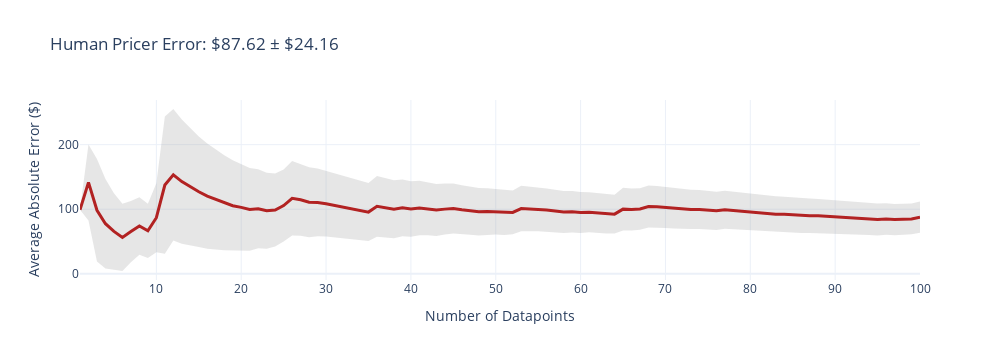
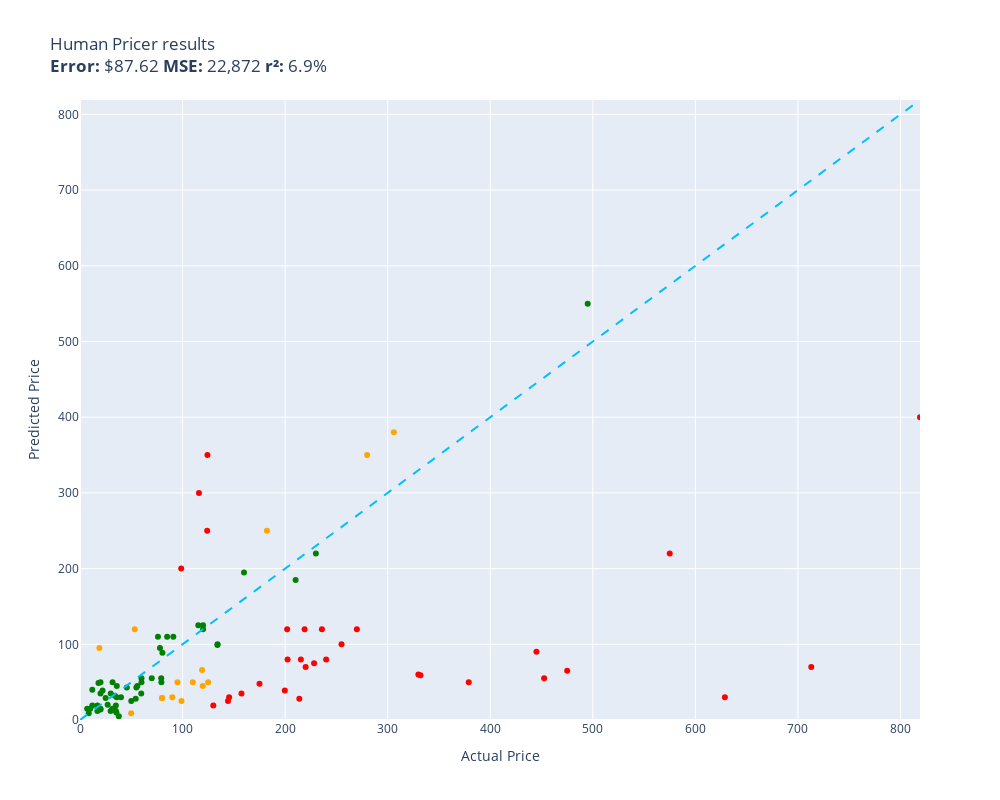

Notebook cell for these charts, in order:
### Code cell
evaluate(human_pricer, test, size=100)

### Figure 1 — Plotly figure (JSON) as saved in the notebook; plotly's stock layout.template omitted (floating-point values rounded to 4 significant figures; data arrays with more than 128 entries replaced by an {"elided": "..."} marker saying what was removed)
{"data": [{"fill": "toself", "fillcolor": "rgba(128,128,128,0.2)", "hoverinfo": "skip", "line": {"color": "rgba(255,255,255,0)"}, "name": "95% CI", "showlegend": false, "type": "scatter", "x": {"elided": "200 int values"}, "y": {"elided": "200 float values"}}, {"customdata": [[0], [58.91], [79.49], [69.32], [59.26], [52.09], [47.54], [44.59], [42.04], [53.5], [106.3], [101.9], [96.19], [90.69], [85.78], [81.45], [77.33], [73.65], [70.29], [66.97], [64.08], [61.21], [58.88], [56.48], [55.85], [57.87], [55.9], [54.42], [52.55], [50.94], [49.54], [48.37], [47.07], [45.99], [44.94], [47.02], [45.94], [44.97], [44.02], [43.05], [42.1], [41.16], [40.36], [39.52], [38.7], [38.08], [37.37], [36.74], [35.99], [35.28], [34.69], [34.03], [35.33], [34.68], [34.07], [33.54], [33.1], [32.66], [32.12], [31.66], [31.15], [30.74], [30.34], [29.89], [33.1], [32.62], [32.18], [32.53], [32.07], [31.67], [31.32], [31.0], [30.58], [30.18], [29.81], [29.51], [29.31], [29.03], [28.75], [28.48], [28.22], [27.96], [27.7], [27.37], [27.12], [26.87], [26.56], [26.26], [26.03], [25.81], [25.57], [25.31], [25.1], [24.87], [24.67], [24.45], [24.26], [24.02], [23.82], [24.16]], "hovertemplate": "n=%{x}<br>Avg Error=$%{y:,.2f}<br>±95% CI=$%{customdata[0]:,.2f}<extra></extra>", "line": {"color": "firebrick", "width": 3}, "mode": "lines", "name": "Cumulative Avg Error", "type": "scatter", "x": [1, 2, 3, 4, 5, 6, 7, 8, 9, 10, 11, 12, 13, 14, 15, 16, 17, 18, 19, 20, 21, 22, 23, 24, 25, 26, 27, 28, 29, 30, 31, 32, 33, 34, 35, 36, 37, 38, 39, 40, 41, 42, 43, 44, 45, 46, 47, 48, 49, 50, 51, 52, 53, 54, 55, 56, 57, 58, 59, 60, 61, 62, 63, 64, 65, 66, 67, 68, 69, 70, 71, 72, 73, 74, 75, 76, 77, 78, 79, 80, 81, 82, 83, 84, 85, 86, 87, 88, 89, 90, 91, 92, 93, 94, 95, 96, 97, 98, 99, 100], "y": [99, 141.5, 98.32, 77.48, 65.56, 56.3, 65.3, 74.05, 66.46, 86.8, 137.4, 153.3, 142.7, 134.4, 127.0, 120.2, 114.9, 109.9, 105.4, 102.8, 99.58, 100.8, 97.49, 98.71, 105.7, 116.9, 114.6, 110.7, 110.4, 108.4, 105.9, 102.7, 100.7, 97.99, 95.47, 104.5, 102.3, 99.89, 102.1, 100.4, 101.8, 100.6, 98.82, 100.1, 101.2, 99.09, 97.64, 95.99, 96.39, 96.1, 94.71, 95.03, 101.0, 100.5, 99.87, 98.69, 97.1, 95.6, 96.05, 94.92, 95.26, 94.0, 92.81, 92.3, 100.1, 99.48, 100.4, 104.1, 103.7, 102.7, 101.5, 100.1, 99.7, 99.38, 98.6, 97.43, 99.09, 97.89, 96.71, 95.55, 94.37, 93.3, 92.24, 92.02, 91.02, 90.08, 89.82, 89.64, 88.69, 87.74, 86.96, 86.5, 85.63, 84.88, 84.0, 84.72, 83.86, 84.26, 84.92, 87.62]}], "layout": {"height": 360, "showlegend": false, "title": {"text": "Human Pricer Error: $87.62 ± $24.16"}, "width": 1000, "xaxis": {"title": {"text": "Number of Datapoints"}}, "yaxis": {"title": {"text": "Average Absolute Error ($)"}}}}

### Figure 2 — Plotly figure (JSON) as saved in the notebook; plotly's stock layout.template omitted (floating-point values rounded to 4 significant figures)
{"data": [{"customdata": [["Old Blood Noise Excess V2 Distortion Cho...\nGuess=$120.00 Actual=$219.00"], ["telpo Headlight Assembly Fit For 15 Camr...\nGuess=$300.00 Actual=$115.99"], ["SuppliesOutlet Compatible Toner Cartridg...\nGuess=$25.00 Actual=$144.29"], ["ACDelco GM Original Equipment FW339 Fron...\nGuess=$80.00 Actual=$215.33"], ["Pump Head TBVECHI 175PSI 4KW 5.5HP 21CFM...\nGuess=$60.00 Actual=$329.90"], ["Bam France 2002XL Contoured Hightech Bla...\nGuess=$70.00 Actual=$713.00"], ["Metabo HPT 36V MultiVolt™ Cordless Rotar...\nGuess=$50.00 Actual=$379.00"], ["CORSAIR Dominator Platinum RGB 32GB (2x1...\nGuess=$250.00 Actual=$124.00"], ["SKB iSeries 3i-13096-6KP Case for BlackM...\nGuess=$48.00 Actual=$174.99"], ["Bam Trekking 3027SB Single Black Clarine...\nGuess=$59.00 Actual=$332.00"], ["DEWALT 20V MAX* XR Impact Driver with Bl...\nGuess=$55.00 Actual=$452.53"], ["Aolemi Oil Rubbed Bronze Single Function...\nGuess=$200.00 Actual=$98.65"], ["Canon EOS Rebel T7 Digital SLR Camera wi...\nGuess=$400.00 Actual=$819.00"], ["Travelpro Platinum Elite Slim Business L...\nGuess=$28.00 Actual=$213.83"], ["JRready ST6313 DT Deutsch Connector Kit,...\nGuess=$39.00 Actual=$199.68"], ["Tidal Front + Rear Fender Flares 4PC Poc...\nGuess=$100.00 Actual=$254.99"], ["Dakota Alert MURS Alert Probe Sensor - M...\nGuess=$70.00 Actual=$219.99"], ["Wenger City Upgrade Laptop Backpack with...\nGuess=$30.00 Actual=$145.42"], ["AUTOFREE LED Tail Lights Assembly Compat...\nGuess=$120.00 Actual=$201.99"], ["3D Tree Hole Branches 075 Stair Risers D...\nGuess=$19.00 Actual=$129.99"], ["KOHLER 18865-CP Filtered Water Faucet, P...\nGuess=$65.00 Actual=$475.00"], ["Evan-Fischer Front Bumper Cover Compatib...\nGuess=$80.00 Actual=$202.38"], ["Sumerain S1339CM Double Handle Widesprea...\nGuess=$120.00 Actual=$235.86"], ["Poison Spyder 10-08-020 Rocker Knocker\nGuess=$30.00 Actual=$628.76"], ["VLAND LED Smoked Taillights Compatible F...\nGuess=$80.00 Actual=$239.99"], ["Lighted Triangle Mirror Cabinet Bathroom...\nGuess=$90.00 Actual=$445.00"], ["Dell Optiplex 390 Desktop Computer i3 3....\nGuess=$350.00 Actual=$124.27"], ["Pioneer 2AM401-BN Two Handle Kitchen Fau...\nGuess=$75.00 Actual=$228.22"], ["Grey Pneumatic 1311SD Impact Socket Set\nGuess=$35.00 Actual=$157.43"], ["Aeromotive 13304 Regulator, X1 Adjustabl...\nGuess=$120.00 Actual=$269.95"], ["Walker Exhaust Ultra EPA 16478 Direct Fi...\nGuess=$220.00 Actual=$574.99"]], "hovertemplate": "%{customdata[0]}<extra></extra>", "legendgroup": "red", "marker": {"color": "red", "size": 6, "symbol": "circle"}, "mode": "markers", "name": "red", "orientation": "v", "showlegend": true, "type": "scatter", "x": [219.0, 116.0, 144.3, 215.3, 329.9, 713.0, 379.0, 124.0, 175.0, 332.0, 452.5, 98.65, 819.0, 213.8, 199.7, 255.0, 220.0, 145.4, 202.0, 130.0, 475.0, 202.4, 235.9, 628.8, 240.0, 445.0, 124.3, 228.2, 157.4, 269.9, 575.0], "xaxis": "x", "y": [120.0, 300.0, 25.0, 80.0, 60.0, 70.0, 50.0, 250.0, 48.0, 59.0, 55.0, 200.0, 400.0, 28.0, 39.0, 100.0, 70.0, 30.0, 120.0, 19.0, 65.0, 80.0, 120.0, 30.0, 80.0, 90.0, 350.0, 75.0, 35.0, 120.0, 220.0], "yaxis": "y"}, {"customdata": [["NewPower99 Battery Kit for Samsung Galax...\nGuess=$43.00 Actual=$54.95"], ["EXMAX NG-10X Fresnel Lens Focusing Adapt...\nGuess=$55.00 Actual=$69.98"], ["Stand for Raven Pro Document Scanner - P...\nGuess=$12.00 Actual=$29.85"], ["RBC12-UPC Replacement Battery Cartridge ...\nGuess=$220.00 Actual=$229.99"], ["8544771 Dryer Heating Element, 279816 Th...\nGuess=$30.00 Actual=$35.74"], ["46mm Digital Pro High-Resolution Close-U...\nGuess=$35.00 Actual=$19.99"], ["Innovative Percussion CB-6 Chamois Bass ...\nGuess=$28.00 Actual=$54.32"], ["Panasonic KX-TG6511B DECT 6.0 PLUS Expan...\nGuess=$55.00 Actual=$79.20"], ["LOVE MEI Galaxy S10 Lite Case, Military ...\nGuess=$15.00 Actual=$32.98"], ["GJY Portable TV,10.6 inch Mini TV for AT...\nGuess=$50.00 Actual=$79.36"], ["LD Products Compatible Toner Cartridge R...\nGuess=$25.00 Actual=$49.98"], ["APS iBoard 6-inch Aluminum (Black Powder...\nGuess=$185.00 Actual=$210.23"], ["Intermatic PX300 12V 300W Transformer wi...\nGuess=$99.00 Actual=$134.00"], ["HK SYSTEMS 13\" Heavy Duty Black \"Push\" O...\nGuess=$110.00 Actual=$84.95"], ["Mini PC, Kinupute Desktop Computer E3-12...\nGuess=$550.00 Actual=$495.00"], ["June Garden 12\" Sweet Dolly Charlotte - ...\nGuess=$14.00 Actual=$19.99"], ["10GBase-LR SFP+ Transceiver, Handar 10GB...\nGuess=$50.00 Actual=$19.99"], ["Deco Mount Pro Tripod Microphone Stand w...\nGuess=$55.00 Actual=$59.95"], ["GanFindX Portable Car Hand Controls for ...\nGuess=$195.00 Actual=$159.90"], ["KOMPUTERBAY 4GB 2X 2GB DDR2 1066MHz PC2-...\nGuess=$89.00 Actual=$80.34"], ["Scranton & Co 3 Drawer Mobile File Cabin...\nGuess=$125.00 Actual=$115.35"], ["Evergreen HSHB2005 Cylinder Head Gasket ...\nGuess=$35.00 Actual=$59.69"], ["Task T24287 Roman Ogee Router Bit with 1...\nGuess=$45.00 Actual=$55.88"], ["Southwire 120V/15A Right Angle User Atta...\nGuess=$5.00 Actual=$37.87"], ["Mylites+ Standard Comic Book Mylar Sleev...\nGuess=$12.00 Actual=$34.99"], ["DALDED LED Light Kit for Lego Sonic Gree...\nGuess=$29.00 Actual=$24.99"], ["152MM Hole Saws M42 Bi-Metal High Speed ...\nGuess=$49.00 Actual=$17.99"], ["Baseball Backpacks Large 18 Inch Bookbag...\nGuess=$50.00 Actual=$31.77"], ["Adams Check Payment and Deposit Register...\nGuess=$10.00 Actual=$35.49"], ["Diversitech WG840585 Motor, (Ddb) 1/3Hp,...\nGuess=$100.00 Actual=$134.12"], ["Retevis RT68 Soft Earhook Walkie Talkie ...\nGuess=$15.00 Actual=$6.99"], ["MC: Pindicator (Dual Intensity Amber)\nGuess=$30.00 Actual=$40.00"], ["Laisomeke Waterproof Junction Box, Unive...\nGuess=$40.00 Actual=$11.99"], ["Webcem Solar Shed Light Outdoor Indoor, ...\nGuess=$95.00 Actual=$77.96"], ["Festool 492370 Platin 2 S1000 Grit 6-Inc...\nGuess=$110.00 Actual=$91.00"], ["BESTILL Wall Mounted Shower Faucet Set, ...\nGuess=$110.00 Actual=$76.00"], ["Tablet PC Cover Compatible with Lenovo T...\nGuess=$15.00 Actual=$31.61"], ["Miyaya@ Funny Animal Masks Collection fo...\nGuess=$19.00 Actual=$16.99"], ["Beck/Arnley 0421945 Air Filter\nGuess=$45.00 Actual=$35.87"], ["IQShield Screen Protector Compatible wit...\nGuess=$15.00 Actual=$9.95"], ["Liberty Imports 12 Pack: US Military Toy...\nGuess=$12.00 Actual=$16.98"], ["Neporal Full Spectrum Light Bulb, 6000K ...\nGuess=$15.00 Actual=$18.59"], ["Pidoko Kids Train Table, Grey with 90 Pc...\nGuess=$120.00 Actual=$119.97"], ["Satco S9596, 4 Count (Pack of 1), 4.18\nGuess=$19.00 Actual=$12.00"], ["Ceramic Talavera Mexican Tile 4x4\", 9 Pi...\nGuess=$35.00 Actual=$29.95"], ["Intrepid International Dressage Letters-...\nGuess=$20.00 Actual=$26.99"], ["LEGO Marvel Avengers War Machine Buster ...\nGuess=$50.00 Actual=$59.95"], ["EMART Photography C Stand with Boom Arm,...\nGuess=$125.00 Actual=$119.99"], ["KOHLER K-1185540-CP Assembly-Slider\nGuess=$43.00 Actual=$45.67"], ["KUNN Small Electrician Tool Pouch Utilit...\nGuess=$39.00 Actual=$21.99"], ["iPhone 12/12 Pro Nicaragua Guardabarranc...\nGuess=$15.00 Actual=$19.97"], ["Replacement Remote Control for PANASONIC...\nGuess=$19.00 Actual=$34.95"], ["KS K-STORM Replacement Silicone Mushroom...\nGuess=$9.00 Actual=$8.50"], ["LSSAGOON Backpack for Women Teen Kids Gi...\nGuess=$32.00 Actual=$33.99"]], "hovertemplate": "%{customdata[0]}<extra></extra>", "legendgroup": "green", "marker": {"color": "green", "size": 6, "symbol": "circle"}, "mode": "markers", "name": "green", "orientation": "v", "showlegend": true, "type": "scatter", "x": [54.95, 69.98, 29.85, 230.0, 35.74, 19.99, 54.32, 79.2, 32.98, 79.36, 49.98, 210.2, 134.0, 84.95, 495.0, 19.99, 19.99, 59.95, 159.9, 80.34, 115.3, 59.69, 55.88, 37.87, 34.99, 24.99, 17.99, 31.77, 35.49, 134.1, 6.99, 40.0, 11.99, 77.96, 91.0, 76.0, 31.61, 16.99, 35.87, 9.95, 16.98, 18.59, 120.0, 12.0, 29.95, 26.99, 59.95, 120.0, 45.67, 21.99, 19.97, 34.95, 8.5, 33.99], "xaxis": "x", "y": [43.0, 55.0, 12.0, 220.0, 30.0, 35.0, 28.0, 55.0, 15.0, 50.0, 25.0, 185.0, 99.0, 110.0, 550.0, 14.0, 50.0, 55.0, 195.0, 89.0, 125.0, 35.0, 45.0, 5.0, 12.0, 29.0, 49.0, 50.0, 10.0, 100.0, 15.0, 30.0, 40.0, 95.0, 110.0, 110.0, 15.0, 19.0, 45.0, 15.0, 12.0, 15.0, 120.0, 19.0, 35.0, 20.0, 50.0, 125.0, 43.0, 39.0, 15.0, 19.0, 9.0, 32.0], "yaxis": "y"}, {"customdata": [["PEMP E65 E66 CDC Simulate Optical Fiber ...\nGuess=$66.00 Actual=$119.00"], ["Clementoni 39132.5 Jigsaw Puzzle 1,000 P...\nGuess=$29.00 Actual=$79.95"], ["15\" Locking Shower Head Extension Arm in...\nGuess=$29.00 Actual=$79.95"], ["Fjallraven, Kanken Laptop 15\" Backpack f...\nGuess=$45.00 Actual=$119.65"], ["Projector, CRAZVIEW Projector with WiFi ...\nGuess=$120.00 Actual=$53.40"], ["Western Digital Enterprise RE4-GP 2TB SA...\nGuess=$50.00 Actual=$109.95"], ["DIMARZIO 204284 DP 163FBK Blues Bucker G...\nGuess=$30.00 Actual=$89.99"], ["PM Auto Front Right Quick Complete Strut...\nGuess=$50.00 Actual=$124.94"], ["Trail Gear Twin Stick Kit for Top Shift ...\nGuess=$350.00 Actual=$279.92"], ["Engine Thermostat, Replace 19301-PAA-306...\nGuess=$95.00 Actual=$18.89"], ["Ultra Duster Canned Air Net 10 Oz 6-Pack\nGuess=$9.00 Actual=$49.90"], ["Marvel Legends Series X-Men 6-Inch Archa...\nGuess=$25.00 Actual=$98.95"], ["ANZO USA 111207 GMC SIERRA 99-06 / YUKON...\nGuess=$250.00 Actual=$182.28"], ["Kingston Brass KS269SN Kingston Clawfoot...\nGuess=$380.00 Actual=$305.99"], ["Trim Kit for 2-handle Shower & Tub Valve...\nGuess=$50.00 Actual=$94.99"]], "hovertemplate": "%{customdata[0]}<extra></extra>", "legendgroup": "orange", "marker": {"color": "orange", "size": 6, "symbol": "circle"}, "mode": "markers", "name": "orange", "orientation": "v", "showlegend": true, "type": "scatter", "x": [119.0, 79.95, 79.95, 119.7, 53.4, 110.0, 89.99, 124.9, 279.9, 18.89, 49.9, 98.95, 182.3, 306.0, 94.99], "xaxis": "x", "y": [66.0, 29.0, 29.0, 45.0, 120.0, 50.0, 30.0, 50.0, 350.0, 95.0, 9.0, 25.0, 250.0, 380.0, 50.0], "yaxis": "y"}, {"hoverinfo": "skip", "line": {"color": "deepskyblue", "dash": "dash", "width": 2}, "mode": "lines", "name": "y = x", "showlegend": false, "type": "scatter", "x": [0, 819], "y": [0, 819]}], "layout": {"height": 800, "legend": {"title": {"text": "color"}, "tracegroupgap": 0}, "showlegend": false, "title": {"text": "Human Pricer results<br><b>Error:</b> $87.62 <b>MSE:</b> 22,872 <b>r²:</b> 6.9%"}, "width": 1000, "xaxis": {"anchor": "y", "domain": [0, 1], "range": [0, 819], "title": {"text": "Actual Price"}}, "yaxis": {"anchor": "x", "domain": [0, 1], "range": [0, 819], "title": {"text": "Predicted Price"}}}}
